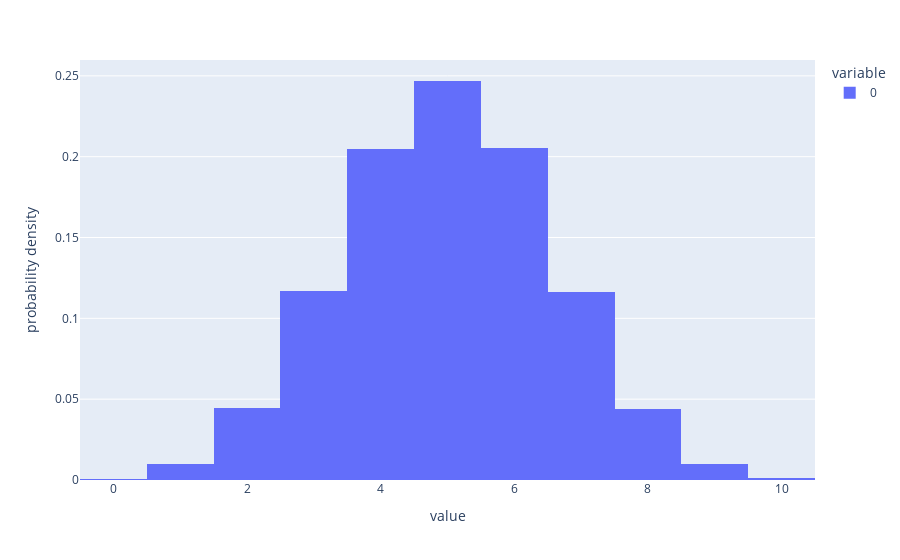

Notebook code cell kept with this figure:
### Code cell
fig

### Figure 1 — Plotly figure (JSON) as saved in the notebook; plotly's stock layout.template omitted (floating-point values rounded to 4 significant figures; data arrays with more than 128 entries replaced by an {"elided": "..."} marker saying what was removed)
{"data": [{"alignmentgroup": "True", "bingroup": "x", "histnorm": "probability density", "hovertemplate": "variable=0<br>value=%{x}<br>probability density=%{y}<extra></extra>", "legendgroup": "0", "marker": {"color": "#636efa", "pattern": {"shape": ""}}, "name": "0", "offsetgroup": "0", "orientation": "v", "showlegend": true, "type": "histogram", "x": {"elided": "100001 int values"}, "xaxis": "x", "yaxis": "y"}], "layout": {"barmode": "relative", "legend": {"title": {"text": "variable"}, "tracegroupgap": 0}, "margin": {"t": 60}, "xaxis": {"anchor": "y", "domain": [0, 1], "title": {"text": "value"}}, "yaxis": {"anchor": "x", "domain": [0, 1], "title": {"text": "probability density"}}}}
